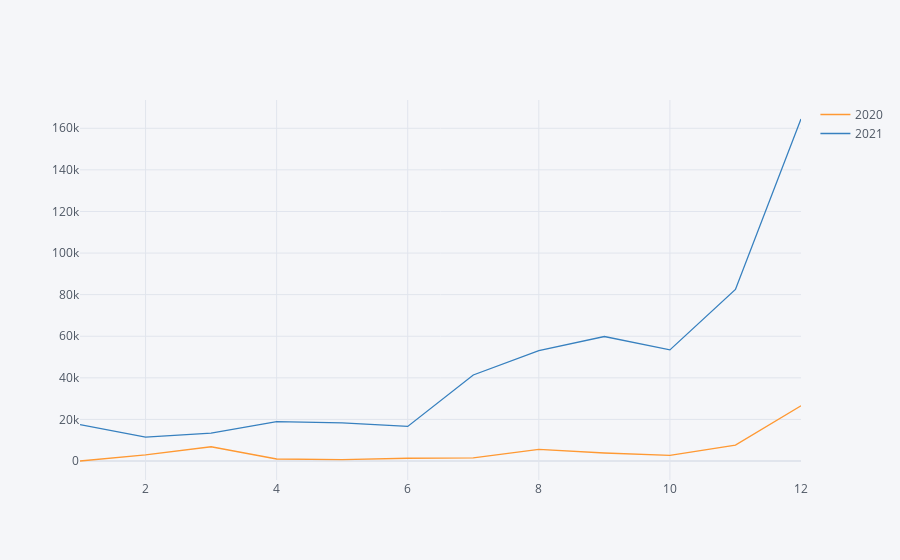

Notebook source saved alongside this figure:
### Code cell
confirmed_df.iplot(kind='line')

### Figure 1 — Plotly figure (JSON) as saved in the notebook; plotly's stock layout.template omitted (floating-point values rounded to 4 significant figures)
{"data": [{"line": {"color": "rgba(255, 153, 51, 1.0)", "dash": "solid", "shape": "linear", "width": 1.3}, "mode": "lines", "name": "2020", "text": "", "type": "scatter", "x": [1, 2, 3, 4, 5, 6, 7, 8, 9, 10, 11, 12], "y": [11, 2920, 6855, 979, 703, 1331, 1506, 5641, 3865, 2700, 7688, 26527]}, {"line": {"color": "rgba(55, 128, 191, 1.0)", "dash": "solid", "shape": "linear", "width": 1.3}, "mode": "lines", "name": "2021", "text": "", "type": "scatter", "x": [1, 2, 3, 4, 5, 6, 7, 8, 9, 10, 11, 12], "y": [17471, 11467, 13415, 18927, 18331, 16623, 41374, 53079, 59863, 53421, 82525, 164448]}], "layout": {"legend": {"bgcolor": "#F5F6F9", "font": {"color": "#4D5663"}}, "paper_bgcolor": "#F5F6F9", "plot_bgcolor": "#F5F6F9", "title": {"font": {"color": "#4D5663"}}, "xaxis": {"gridcolor": "#E1E5ED", "showgrid": true, "tickfont": {"color": "#4D5663"}, "title": {"font": {"color": "#4D5663"}, "text": ""}, "zerolinecolor": "#E1E5ED"}, "yaxis": {"gridcolor": "#E1E5ED", "showgrid": true, "tickfont": {"color": "#4D5663"}, "title": {"font": {"color": "#4D5663"}, "text": ""}, "zerolinecolor": "#E1E5ED"}}}
